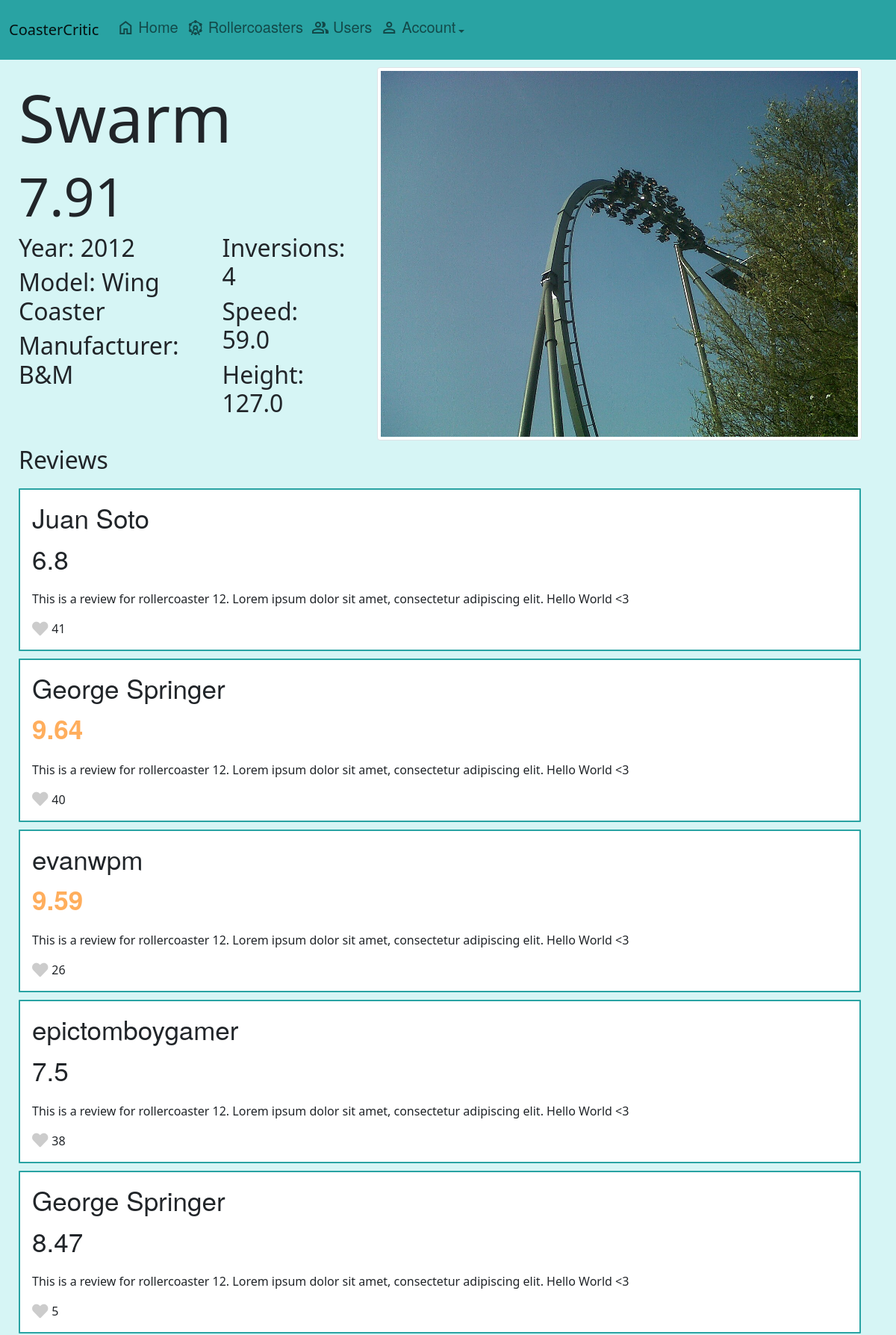
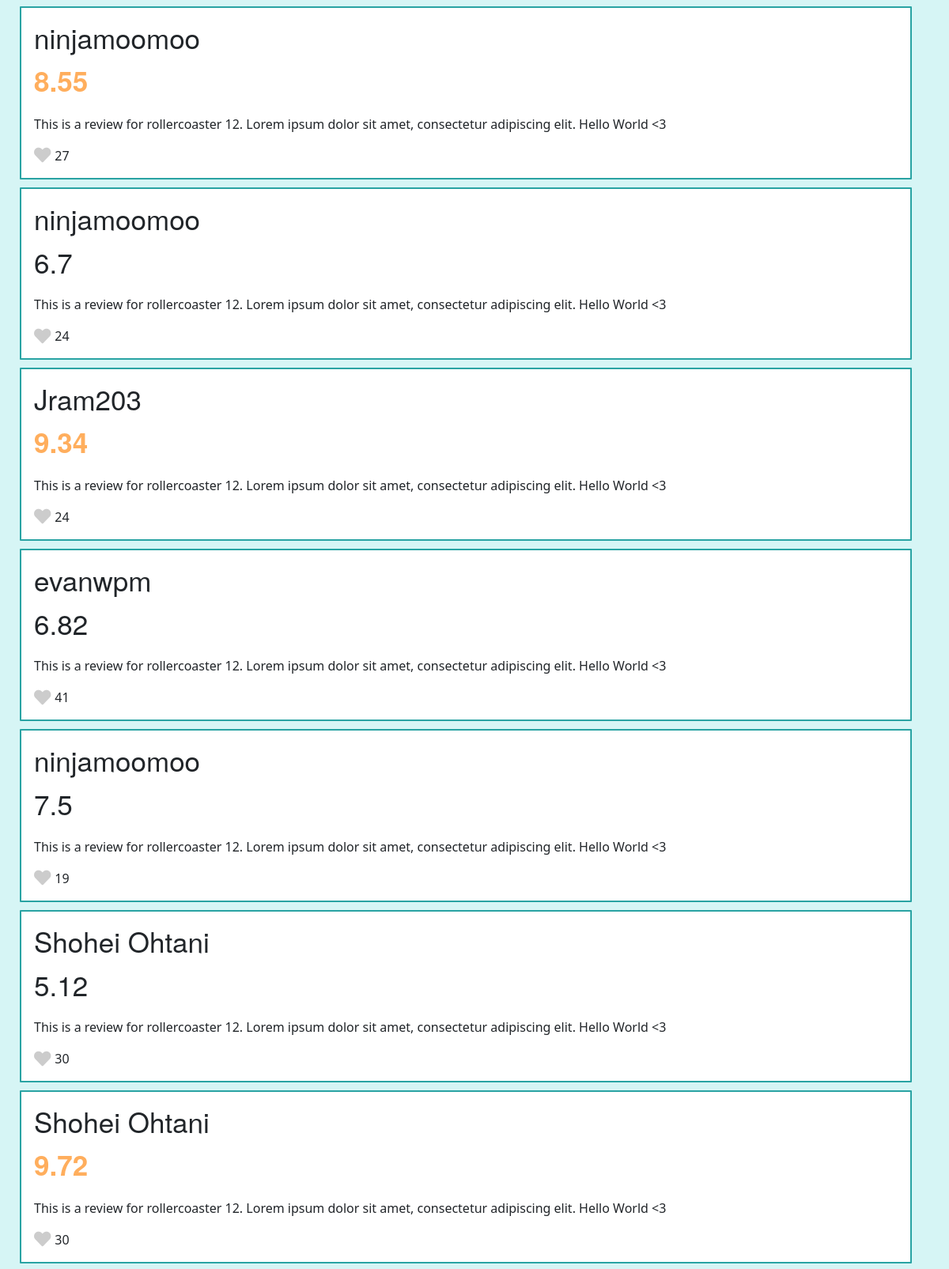
Page /rollercoaster/12 (upper part) on the committed database (2 pictures, top to bottom).
### app/models.py (models this page shows)
class Rollercoaster(db.Model):
    id = db.Column(db.Integer, primary_key=True)
    name = db.Column(db.String(100))
    year = db.Column(db.Integer)
    height = db.Column(db.Float)
    length = db.Column(db.Float)
    manufacturer = db.Column(db.String(100))
    model = db.Column(db.String(100))
    inversions = db.Column(db.Integer)
    speed = db.Column(db.Float)
    reviews = db.relationship('Review', lazy=True)

class Review(db.Model):
    id = db.Column(db.Integer, primary_key=True)
    user_id = db.Column(db.Integer, db.ForeignKey('user.id'), nullable=False)
    rollercoaster_id = db.Column(db.Integer, db.ForeignKey('rollercoaster.id'), nullable=False)
    rating = db.Column(db.Float)
    review_text = db.Column(db.String(400))
    likes = db.Column(db.Integer)
    user = db.relationship('User', backref=db.backref('user_reviews', lazy=True))
    rollercoaster = db.relationship('Rollercoaster', backref=db.backref('coaster_reviews', lazy=True))

class User(UserMixin, db.Model):
    id = db.Column(db.Integer, primary_key=True)
    password = db.Column(db.String(100))
    name = db.Column(db.String(100))
    reviews = db.relationship('Review', lazy=True)

### app/main.py (the view)
@main.route('/rollercoaster/<rc_id>')
def rollercoaster_page(rc_id):
    rollercoaster = models.Rollercoaster.query.filter_by(id=rc_id).first()
    if rollercoaster:
        average_score = (
            db.session.query(func.avg(models.Review.rating))
            .join(models.Review.rollercoaster)  # Join with the Rollercoaster relationship
            .filter(models.Review.rollercoaster_id == rollercoaster.id)
            .first()
        )[0]
        reviews = rollercoaster.coaster_reviews
        average_score = round(average_score, 2)
        return render_template('rollercoaster.html', rollercoaster=rollercoaster, average_score=average_score, reviews=reviews)
    else:
        return render_template('404.html')

### app/templates/rollercoaster.html (shortened to what this page needs)
{% extends "base.html" %}
{% block content %}
<div>
  <div class="page_container_h">
    <div class="rollercoaster_page_holder">
      <div style="width:100%; ">
        <h1 style="font-size: 5.5rem;">{{rollercoaster.name}}</h1>
        {% if average_score > 8.5%}
        <h2 style="font-size: 4.5rem; color: #FF9933;">{{average_score}}</h2>
        {% else %}
        <h2 style="font-size: 4.5rem;">{{average_score}}</h2>
        {% endif %}
        <div style="gap:40px" class="page_container_h">
          <div>
            <h2>Year: {{rollercoaster.year}}</h2>
            <h2>Model: {{rollercoaster.model}}</h2>
            <h2>Manufacturer: {{rollercoaster.manufacturer}}</h2>
          </div>
          <div>
            <h2>Inversions: {{rollercoaster.inversions}}</h2>
            <h2>Speed: {{rollercoaster.speed}}</h2>
            <h2>Height: {{rollercoaster.height}}</h2>
          </div>
        </div>
      </div>
    </div>
    <div style="float:left; " class="rc_image_container">
      <img class="img-fluid rollercoaster_img img-thumbnail" src="/static/assets/{{ rollercoaster.id }}.jpg">
    </div>
  </div>
  <div class="review_container">
    <h2>Reviews</h2>
    {% for review in reviews%}
    <div class="card" style="width: 96%; border: 2px solid #29a3a3; border-radius: 1px;">
      <div class="card-body">
          <h5 style="font-size: 35px; font-family: Walfork, Walsheim, Helvetica Neue, Helvetica, Arial, sans-serif;"
              class="card-title">{{ review.user.name}}</h5>
          {% if review.rating > 8.5%}
          <p style="font-weight: bold; color: #ff9933cb; font-size: 35px; font-family: Walfork, Walsheim, Helvetica Neue, Helvetica, Arial, sans-serif;"
              class="card-text"> {{ review.rating }}</p>
          {% else %}
          <p style="font-size: 35px; font-family: Walfork, Walsheim, Helvetica Neue, Helvetica, Arial, sans-serif;"
              class="card-text"> {{ review.rating }}</p>
          {% endif %}
          <p class="card-text">{{ review.review_text}}</p>
          <div style="display: flex; align-items: center; gap:5px;">
            <div id="{{review.id}}-icon" class="like-icon fa-lg" onclick="add_like({{review.id}})"><i class="fas fa-heart"></i></div>
            <span id="{{review.id}}-likes">{{review.likes}}</span>
          </div>
      </div>
  </div>
    {% endfor %}
  </div>
</div>
{% endblock %}

### app/static/styles.css (style rules this page uses)
.page_container_h { display: flex; flex-direction: row; gap: 18px; }
.review_container { display: flex; flex-direction: column; gap: 10px; padding-top: 5px; flex-grow: 1; margin-left: 25px; }
.rc_image_container { height: 100%; margin-right: 3.8%; margin-top:10px; }
.rollercoaster_img { width: 820px; height: 500px; object-fit: cover; }
.rollercoaster_page_holder { display: flex; flex-direction: row; gap: 18px; flex-grow: 1; margin: 25px; }
body { background-color: #d6f5f5; }
.like-icon { color: #ccc; cursor: pointer; }

### rows in the picture
Rollercoaster: name "Swarm", year "2012", model "Wing Coaster", manufacturer "B&M", inversions "4", speed "59.0", height "127.0"
Review: user.name "Juan Soto", rating "6.8", review_text "This is a review for rollercoaster 12. Lorem ipsum dolor sit amet, consectetur adipiscing elit. Hello World <3", likes "41"
Review: user.name "George Springer", rating "9.64", review_text "This is a review for rollercoaster 12. Lorem ipsum dolor sit amet, consectetur adipiscing elit. Hello World <3", likes "40"
Review: user.name "evanwpm", rating "9.59", review_text "This is a review for rollercoaster 12. Lorem ipsum dolor sit amet, consectetur adipiscing elit. Hello World <3", likes "26"
Review: user.name "epictomboygamer", rating "7.5", review_text "This is a review for rollercoaster 12. Lorem ipsum dolor sit amet, consectetur adipiscing elit. Hello World <3", likes "38"
Review: user.name "George Springer", rating "8.47", review_text "This is a review for rollercoaster 12. Lorem ipsum dolor sit amet, consectetur adipiscing elit. Hello World <3", likes "5"
Review: user.name "ninjamoomoo", rating "8.55", review_text "This is a review for rollercoaster 12. Lorem ipsum dolor sit amet, consectetur adipiscing elit. Hello World <3", likes "27"
Review: user.name "ninjamoomoo", rating "6.7", review_text "This is a review for rollercoaster 12. Lorem ipsum dolor sit amet, consectetur adipiscing elit. Hello World <3", likes "24"
Review: user.name "Jram203", rating "9.34", review_text "This is a review for rollercoaster 12. Lorem ipsum dolor sit amet, consectetur adipiscing elit. Hello World <3", likes "24"
Review: user.name "evanwpm", rating "6.82", review_text "This is a review for rollercoaster 12. Lorem ipsum dolor sit amet, consectetur adipiscing elit. Hello World <3", likes "41"
Review: user.name "ninjamoomoo", rating "7.5", review_text "This is a review for rollercoaster 12. Lorem ipsum dolor sit amet, consectetur adipiscing elit. Hello World <3", likes "19"
Review: user.name "Shohei Ohtani", rating "5.12", review_text "This is a review for rollercoaster 12. Lorem ipsum dolor sit amet, consectetur adipiscing elit. Hello World <3", likes "30"
Review: user.name "Shohei Ohtani", rating "9.72", review_text "This is a review for rollercoaster 12. Lorem ipsum dolor sit amet, consectetur adipiscing elit. Hello World <3", likes "30"

### other values in the picture
{{ average_score }} "7.91"
